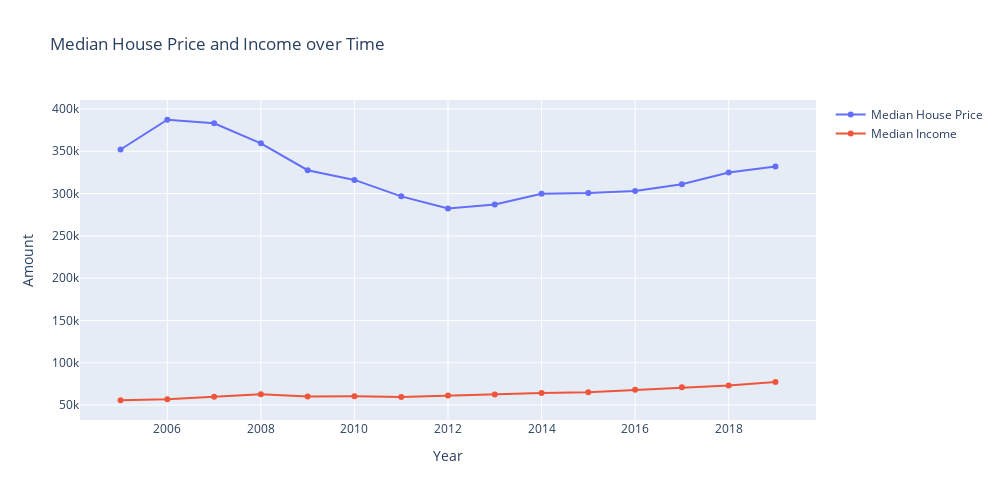

This figure's notebook cell:
### Code cell
# plotting average median house price for all counties, all age group
# plotting average median income for all counties, all age group, 2020-2022 are predictions 

year_income = final_table[['Year','MedianIncome']]
year_income = year_income.groupby(by=['Year']).agg('mean')
year_income = year_income.reset_index()
year_hp = final_table[['Year','MedianHousePrice']]
year_hp = year_hp.groupby(by=['Year']).agg('mean')
year_hp = year_hp.reset_index()
year_income_hp = pd.merge(year_income,year_hp, on='Year', how='inner')
year_income_hp.reset_index()

fig = px.line(width=1000, height=500,labels={'Year'}, title='Median House Price and Income over Time')
fig.add_scatter(x=year_income_hp['Year'],y=year_income_hp['MedianHousePrice'], name = 'Median House Price')
fig.add_scatter(x=year_income_hp['Year'],y=year_income_hp['MedianIncome'], name = 'Median Income')
fig.update_yaxes(title='Amount')
fig.update_xaxes(title='Year')
fig.show()

### Figure 1 — Plotly figure (JSON) as saved in the notebook; plotly's stock layout.template omitted (floating-point values rounded to 4 significant figures)
{"data": [{"name": "Median House Price", "type": "scatter", "x": [2005, 2006, 2007, 2008, 2009, 2010, 2011, 2012, 2013, 2014, 2015, 2016, 2017, 2018, 2019], "y": [352100.0, 387200.0, 383100.0, 359400.0, 327600.0, 316100.0, 296700.0, 282300.0, 287200.0, 299700.0, 300500.0, 302900.0, 311100.0, 324800.0, 332000.0]}, {"name": "Median Income", "type": "scatter", "x": [2005, 2006, 2007, 2008, 2009, 2010, 2011, 2012, 2013, 2014, 2015, 2016, 2017, 2018, 2019], "y": [55700.0, 56960.0, 59810.0, 62720.0, 60050.0, 60370.0, 59540.0, 61180.0, 62630.0, 64250.0, 65210.0, 68050.0, 71080.0, 73140.0, 77410.0]}], "layout": {"height": 500, "legend": {"tracegroupgap": 0}, "title": {"text": "Median House Price and Income over Time"}, "width": 1000, "xaxis": {"anchor": "y", "domain": [0, 1], "title": {"text": "Year"}}, "yaxis": {"anchor": "x", "domain": [0, 1], "title": {"text": "Amount"}}}}
